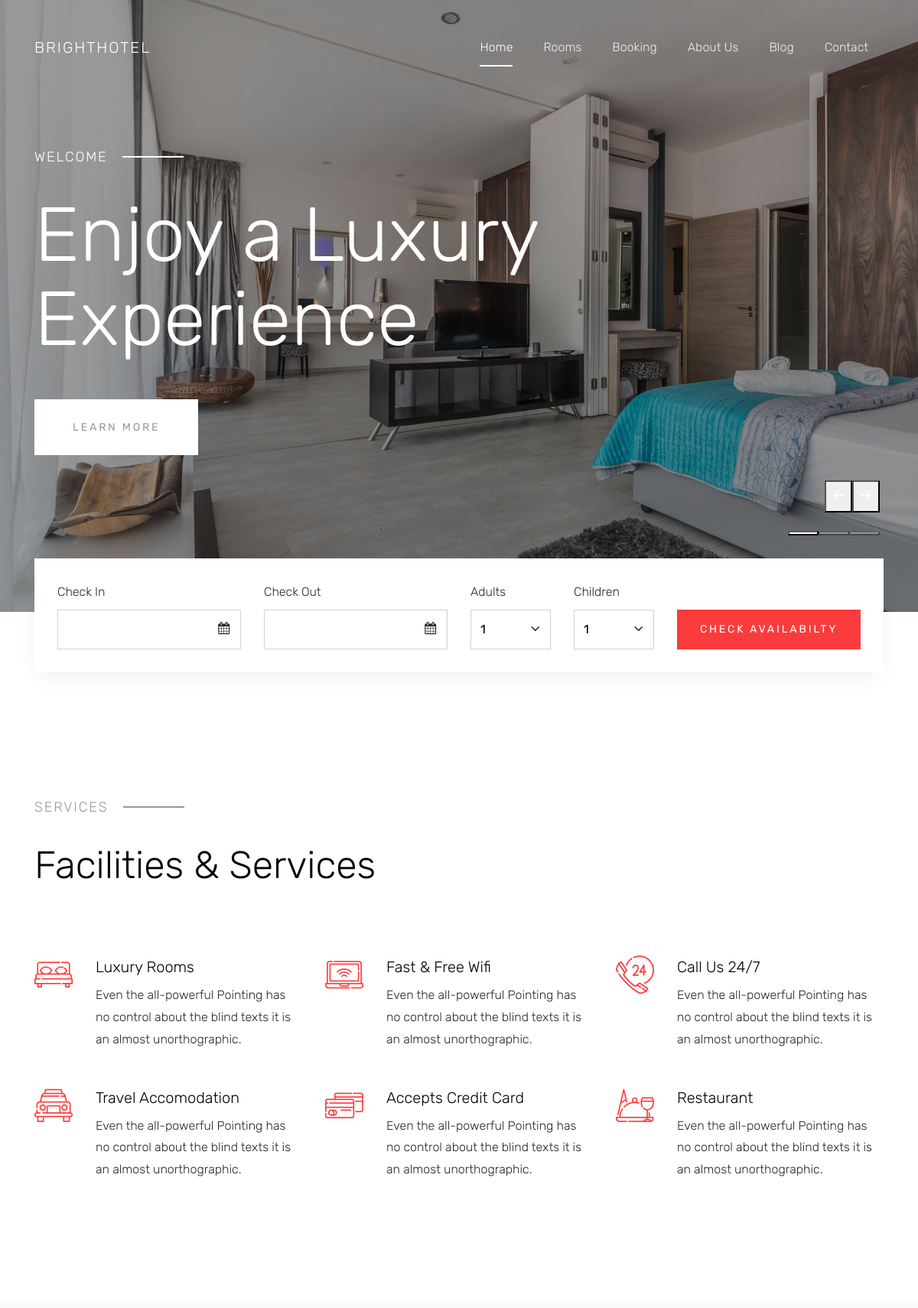
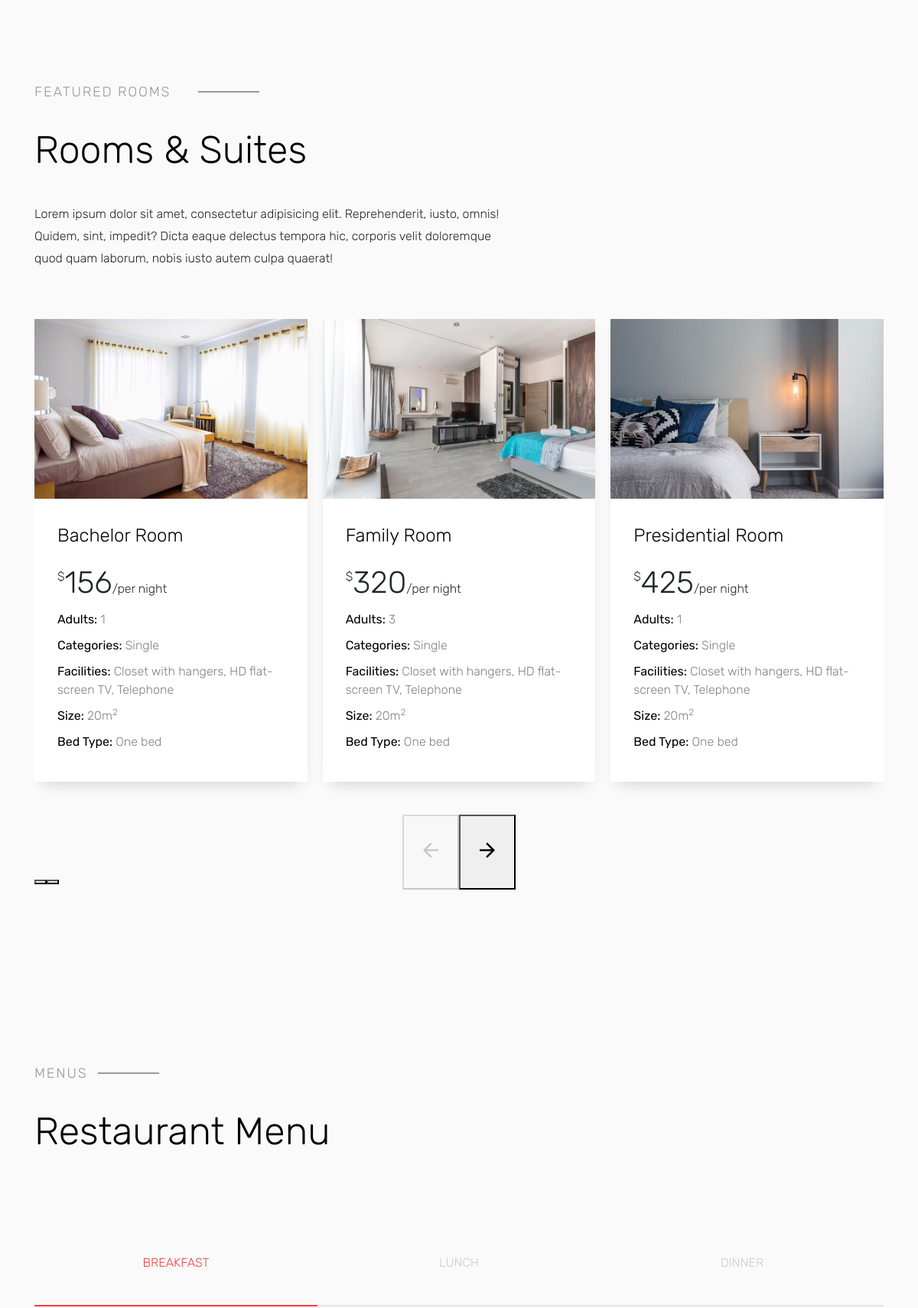
The page / (upper part) on the database its author committed (2 pictures, top to bottom).
### tables this page shows
CREATE TABLE `rooms` (
  `Id` int(11) NOT NULL,
  `Name` varchar(50) NOT NULL,
  `Price` decimal(18,0) DEFAULT NULL,
  `Contain` varchar(50) NOT NULL,
  `Categories` varchar(100) NOT NULL,
  `Facilities` varchar(200) NOT NULL,
  `Size` varchar(50) NOT NULL,
  `Bedtype` varchar(100) DEFAULT NULL,
  `images` varchar(50) DEFAULT NULL,
  `status` varchar(50) NOT NULL
);

### includes/rooms.php (the view)
<?php
    $query = "SELECT * FROM rooms ORDER BY id ASC";
    $result = mysqli_query($link, $query);
    if(mysqli_num_rows($result) > 0)
    {
        while($row = mysqli_fetch_array($result))
        {
        ?>
        <div class="item">
            <form method="post" action="rooms.php?action=add&Id=<?php echo $row["Id"]; ?>">
                <div class="block-34">
                <div class="image">
                    <a href="#"><img src="<?php echo $row["images"]; ?>" alt="Image placeholder"></a>
                </div>
                <div class="text">
                    <h2 class="heading"><?php echo $row["Name"]; ?></h2>
                    <div class="price"><sup>$</sup><span class="number"><?php echo $row["Price"]; ?></span><sub>/per night</sub></div>
                    <ul class="specs">
                    <li><strong>Adults:</strong> <?php echo $row["Contain"]; ?></li>
                    <li><strong>Categories:</strong> <?php echo $row["Categories"]; ?></li>
                    <li><strong>Facilities:</strong> <?php echo $row["Facilities"]; ?></li>
                    <li><strong>Size:</strong> <?php echo $row["Size"]; ?>m<sup>2</sup></li>
                    <li><strong>Bed Type:</strong> <?php echo $row["Bedtype"]; ?></li>
                    </ul>
                </div>
                </div>
            </form>
        </div>
    <?php
        }
    }
?>

### rows shown on the page
rooms: images (picture), Name "Bachelor Room", Price "156", Contain "1", Categories "Single", Facilities "Closet with hangers, HD flat-screen TV, Telephone", Size "20", Bedtype "One bed"
rooms: images (picture), Name "Family Room", Price "320", Contain "3", Categories "Single", Facilities "Closet with hangers, HD flat-screen TV, Telephone", Size "20", Bedtype "One bed"
rooms: images (picture), Name "Presidential Room", Price "425", Contain "1", Categories "Single", Facilities "Closet with hangers, HD flat-screen TV, Telephone", Size "20", Bedtype "One bed"
